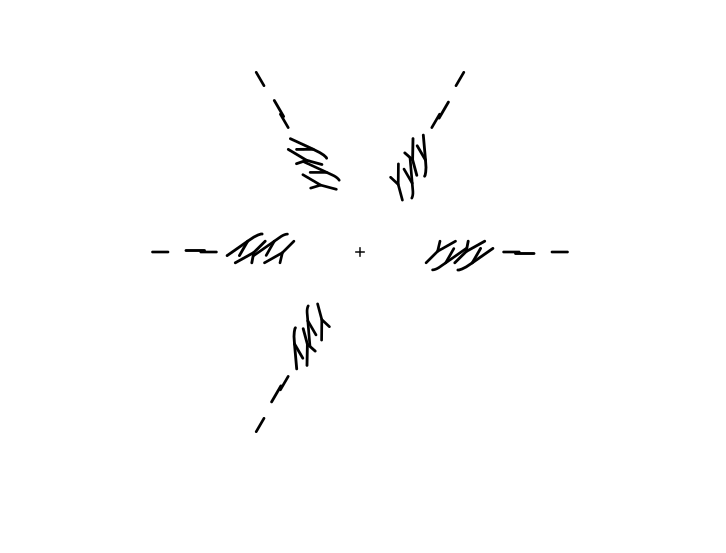

Generate this figure with gnuplot:
; ang.plt
;rotate=1
sort=0
axlwt=0
annlwt=0
lablwt=0
header=0
symbol=7
5,5
plot
altfnt smprom
msgsiz=2
msgdat=1
mxllc=5
myllc=5
mhal=left
mval=half
msgang=0
mslant=45
"   Yy^Yy^-^-^-"
msgang=60
"   Yy^Yy^-^-^-"
msgang=120
"   Yy^Yy^-^-^-"
msgang=180
"   Yy^Yy^-^-^-"
msgang=240
"   Yy^Yy^-^-^-"
